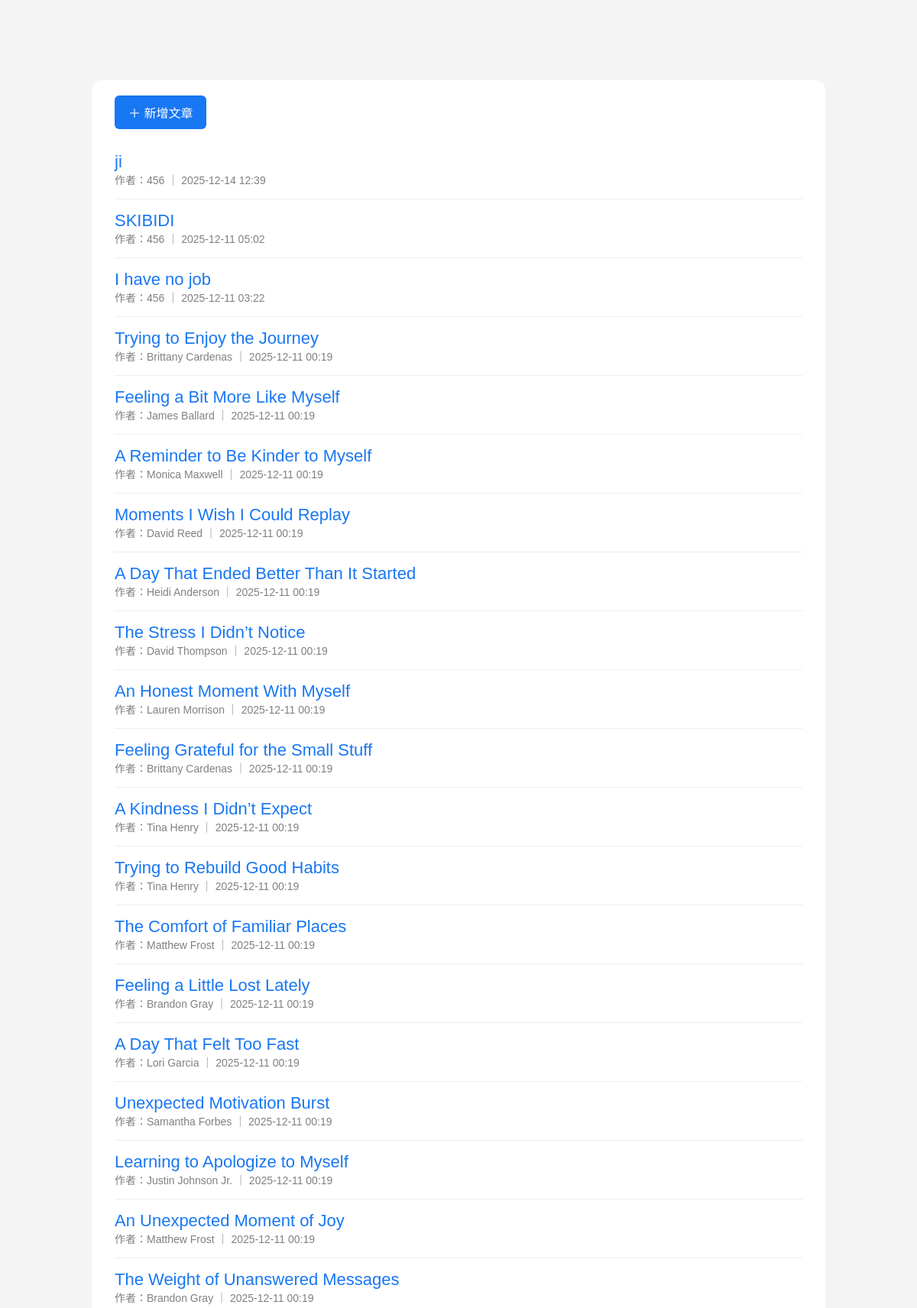
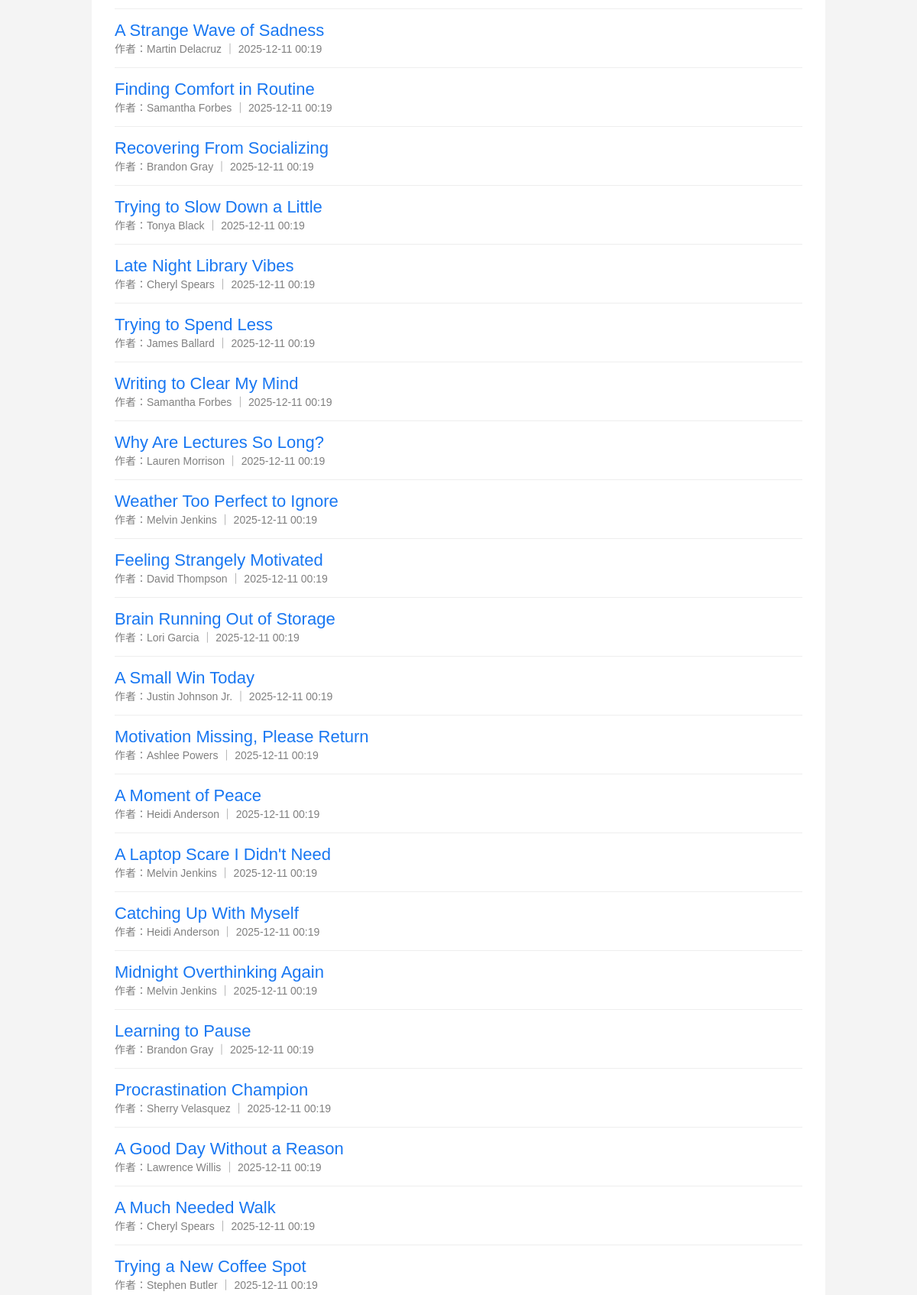
The page /posts (upper part) on the database its author committed (2 pictures, top to bottom).
### models/post.py (models this page shows, shortened)
class Post(db.Model):
    id = db.Column(db.Integer, primary_key=True)
    title = db.Column(db.String(120), nullable=False)
    content = db.Column(db.Text, nullable=False)
    tag = db.Column(db.String(50), nullable=True)
    created_at = db.Column(db.DateTime, default=datetime.utcnow)
    user_id = db.Column(db.Integer, db.ForeignKey("user.id"), nullable=False)
    user = db.relationship("User", backref="posts")
    comments = db.relationship("Comment", backref="post", cascade="all, delete")
    likes = db.relationship("Like", backref="post", lazy="dynamic")

### models/user.py (models this page shows, shortened)
class User(db.Model, UserMixin):
    id = db.Column(db.Integer, primary_key=True)
    username = db.Column(db.String(50), unique=True, nullable=False)
    email = db.Column(db.String(120), unique=True, nullable=False)
    password = db.Column(db.String(255), nullable=False)
    reset_code = db.Column(db.String(6), nullable=True)
    reset_code_expire = db.Column(db.DateTime, nullable=True)

### routes/posts.py (the view)
@posts_bp.route("/posts")
def list_posts():
    posts = Post.query.order_by(Post.created_at.desc()).all()
    return render_template("post_list.html", posts=posts)

### templates/post_list.html (shortened to what this page needs)
<!DOCTYPE html>
<html lang="zh-Hant">
<head>
    <link rel="stylesheet" href="/static/style.css">
</head>
<body>
    <div class="post-list">
        <a href="/posts/create" class="new-post-btn">＋ 新增文章</a>
        {% for p in posts %}
        <div class="post">
            <a href="/posts/{{ p.id }}" class="post-title">{{ p.title }}</a>
            <div class="post-meta">
                作者：{{ p.user.username }} ｜ {{ p.created_at.strftime("%Y-%m-%d %H:%M") }}
            </div>
        </div>
        {% endfor %}
    </div>
</body>
</html>

### static/style.css (style rules this page uses)
body { margin: 0; font-family: "Microsoft JhengHei", sans-serif; background: #f4f4f4; padding-top: 65px; }

### templates/post_list.html (style rules this page uses)
.post-list { max-width: 900px; margin: 40px auto; background: white; padding: 20px 30px; border-radius: 12px; }
.post { padding: 15px 0; border-bottom: 1px solid #eee; }
.post-title { font-size: 22px; color: #1877f2; text-decoration: none; }
.post-meta { font-size: 14px; color: gray; }
.new-post-btn { display: inline-block; margin-bottom: 15px; background: #1877f2; color: white; padding: 10px 18px; border-radius: 6px; text-decoration: none; }

### rows shown on the page
Post: title "ji", user.username "456", created_at "2025-12-14 12:39"
Post: title "SKIBIDI", user.username "456", created_at "2025-12-11 05:02"
Post: title "I have no job", user.username "456", created_at "2025-12-11 03:22"
Post: title "Trying to Enjoy the Journey", user.username "Brittany Cardenas", created_at "2025-12-11 00:19"
Post: title "Feeling a Bit More Like Myself", user.username "James Ballard", created_at "2025-12-11 00:19"
Post: title "A Reminder to Be Kinder to Myself", user.username "Monica Maxwell", created_at "2025-12-11 00:19"
Post: title "Moments I Wish I Could Replay", user.username "David Reed", created_at "2025-12-11 00:19"
Post: title "A Day That Ended Better Than It Started", user.username "Heidi Anderson", created_at "2025-12-11 00:19"
Post: title "The Stress I Didn’t Notice", user.username "David Thompson", created_at "2025-12-11 00:19"
Post: title "An Honest Moment With Myself", user.username "Lauren Morrison", created_at "2025-12-11 00:19"
Post: title "Feeling Grateful for the Small Stuff", user.username "Brittany Cardenas", created_at "2025-12-11 00:19"
Post: title "A Kindness I Didn’t Expect", user.username "Tina Henry", created_at "2025-12-11 00:19"
Post: title "Trying to Rebuild Good Habits", user.username "Tina Henry", created_at "2025-12-11 00:19"
Post: title "The Comfort of Familiar Places", user.username "Matthew Frost", created_at "2025-12-11 00:19"
Post: title "Feeling a Little Lost Lately", user.username "Brandon Gray", created_at "2025-12-11 00:19"
Post: title "A Day That Felt Too Fast", user.username "Lori Garcia", created_at "2025-12-11 00:19"
Post: title "Unexpected Motivation Burst", user.username "Samantha Forbes", created_at "2025-12-11 00:19"
Post: title "Learning to Apologize to Myself", user.username "Justin Johnson Jr.", created_at "2025-12-11 00:19"
Post: title "An Unexpected Moment of Joy", user.username "Matthew Frost", created_at "2025-12-11 00:19"
Post: title "The Weight of Unanswered Messages", user.username "Brandon Gray", created_at "2025-12-11 00:19"
Post: title "A Strange Wave of Sadness", user.username "Martin Delacruz", created_at "2025-12-11 00:19"
Post: title "Finding Comfort in Routine", user.username "Samantha Forbes", created_at "2025-12-11 00:19"
Post: title "Recovering From Socializing", user.username "Brandon Gray", created_at "2025-12-11 00:19"
Post: title "Trying to Slow Down a Little", user.username "Tonya Black", created_at "2025-12-11 00:19"
Post: title "Late Night Library Vibes", user.username "Cheryl Spears", created_at "2025-12-11 00:19"
Post: title "Trying to Spend Less", user.username "James Ballard", created_at "2025-12-11 00:19"
Post: title "Writing to Clear My Mind", user.username "Samantha Forbes", created_at "2025-12-11 00:19"
Post: title "Why Are Lectures So Long?", user.username "Lauren Morrison", created_at "2025-12-11 00:19"
Post: title "Weather Too Perfect to Ignore", user.username "Melvin Jenkins", created_at "2025-12-11 00:19"
Post: title "Feeling Strangely Motivated", user.username "David Thompson", created_at "2025-12-11 00:19"
Post: title "Brain Running Out of Storage", user.username "Lori Garcia", created_at "2025-12-11 00:19"
Post: title "A Small Win Today", user.username "Justin Johnson Jr.", created_at "2025-12-11 00:19"
Post: title "Motivation Missing, Please Return", user.username "Ashlee Powers", created_at "2025-12-11 00:19"
Post: title "A Moment of Peace", user.username "Heidi Anderson", created_at "2025-12-11 00:19"
Post: title "A Laptop Scare I Didn't Need", user.username "Melvin Jenkins", created_at "2025-12-11 00:19"
Post: title "Catching Up With Myself", user.username "Heidi Anderson", created_at "2025-12-11 00:19"
Post: title "Midnight Overthinking Again", user.username "Melvin Jenkins", created_at "2025-12-11 00:19"
Post: title "Learning to Pause", user.username "Brandon Gray", created_at "2025-12-11 00:19"
Post: title "Procrastination Champion", user.username "Sherry Velasquez", created_at "2025-12-11 00:19"
Post: title "A Good Day Without a Reason", user.username "Lawrence Willis", created_at "2025-12-11 00:19"
Post: title "A Much Needed Walk", user.username "Cheryl Spears", created_at "2025-12-11 00:19"
Post: title "Trying a New Coffee Spot", user.username "Stephen Butler", created_at "2025-12-11 00:19"
